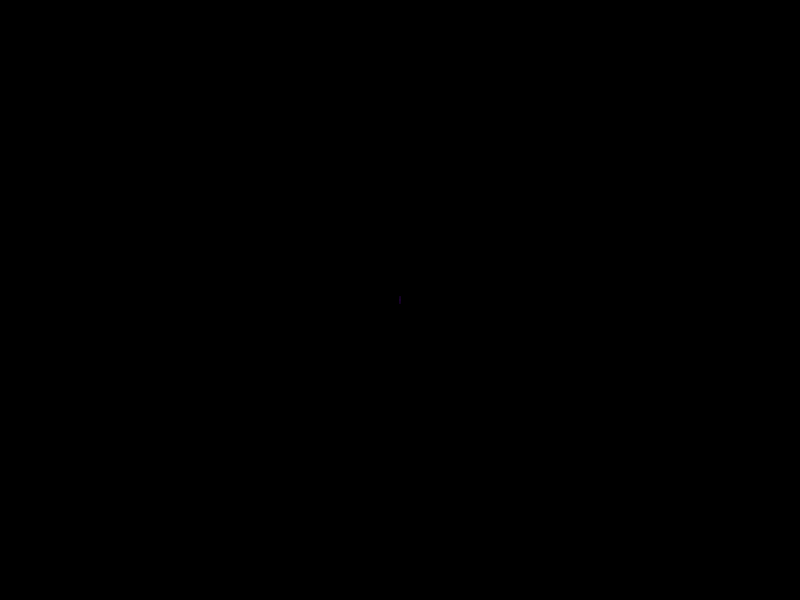
Frame 1 (no input)
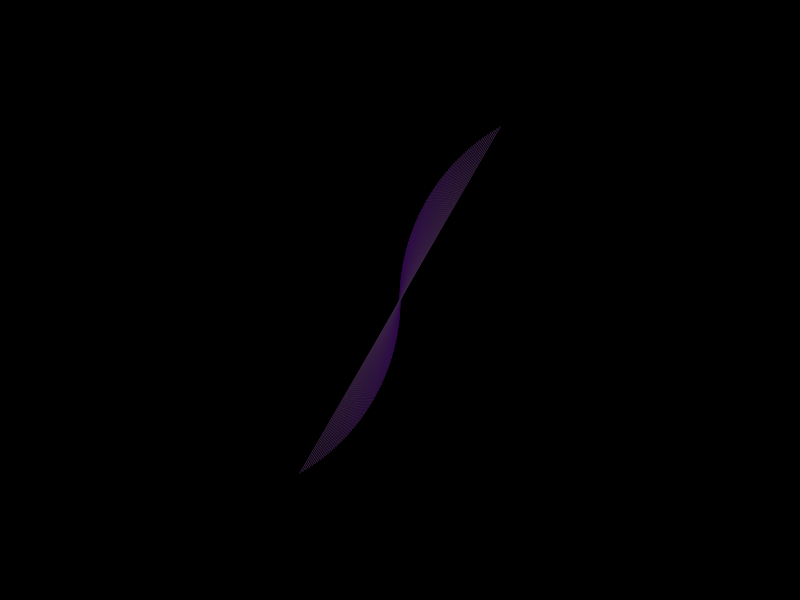
Frame 60 (no input)
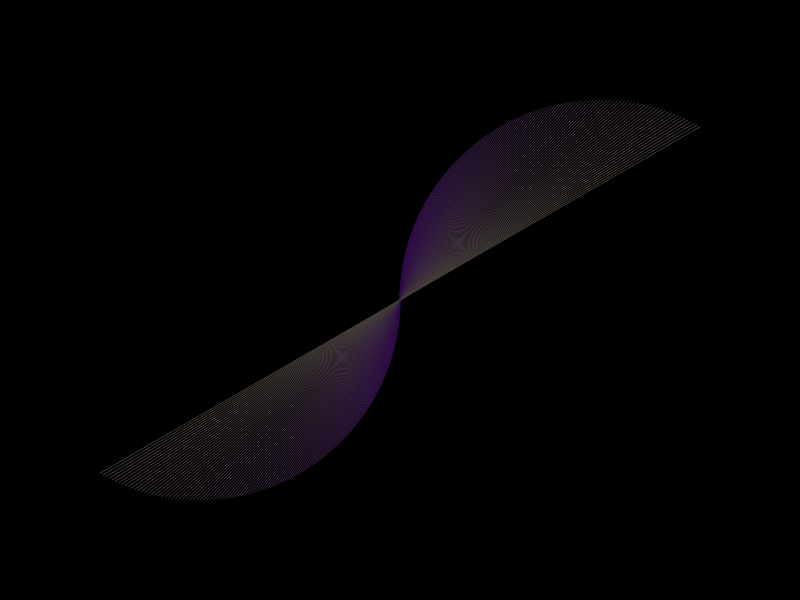
Frame 120 (the mouse pressed at the canvas centre since frame 60)

The p5.js sketch that drew these frames (run headless with seeded random() and noise() and a simulated clock; from frame 60 on, the mouse is pressed at the canvas centre):

// p5.js sketch
// ── sketch.js
function setup() {
  createCanvas(800,600);
  angleMode(DEGREES);
  frameRate(50);
  background(0);
}

function draw() {
stroke(lerpColor(color('#2A044A'),color('#7AB317'),(frameCount%360)/360));    
    
  translate(width/4,height/2);
  line(200,0,200*cos(frameCount),200*sin(frameCount));

  translate(width/2,0);
  line(-200,0,200*cos(frameCount-180),200*sin(frameCount-180));

}
